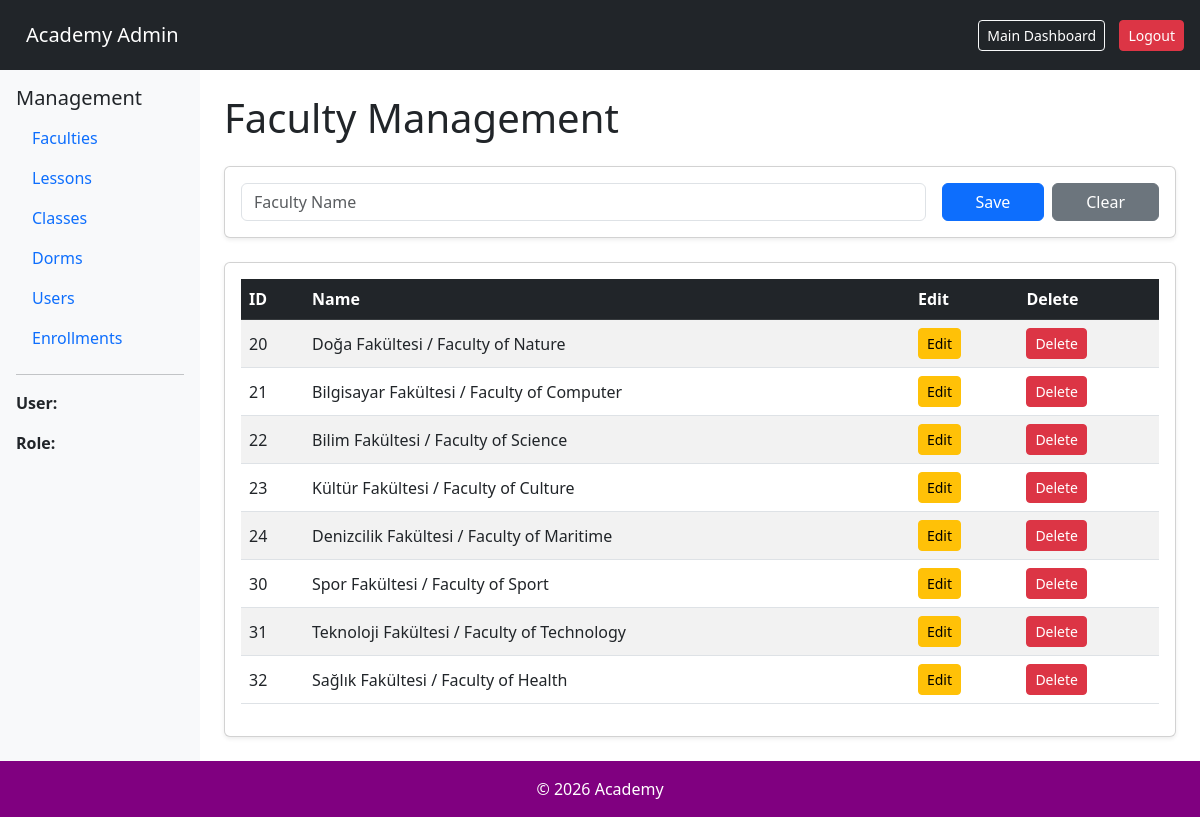
The app's page /management/faculties/ with its own data.
### apps/academics/models.py (models this page shows, shortened)
class Faculty(models.Model):
    name = models.CharField(max_length=100)
    class Meta:
        verbose_name_plural = "Faculties"

### apps/management/views.py (the view, shortened to what this page needs)
@csrf_exempt
def faculty_management(request):
    if request.method == "GET":
        faculties = Faculty.objects.all()
        return render(
            request,
            "management/faculties.html",
            {
                "faculties": faculties
            }
        )

### apps/management/templates/management/faculties.html (shortened to what this page needs)
{% extends "base_management.html" %}
{% block content %}
<h1 class="mb-4">Faculty Management</h1>
<div class="card shadow-sm mb-4">
    <div class="card-body">
        <form id="facultyForm" class="row g-3">
            <div class="col-md-9">
                <input
                    type="text"
                    id="faculty_name"
                    class="form-control"
                    placeholder="Faculty Name"
                >
            </div>
            <div class="col-md-3 d-flex gap-2">
                <button
                    type="submit"
                    id="saveBtn"
                    class="btn btn-primary flex-fill"
                >
                    Save
                </button>
                <button
                    type="button"
                    onclick="resetForm()"
                    class="btn btn-secondary flex-fill"
                >
                    Clear
                </button>
            </div>
        </form>
    </div>
</div>
<div class="card shadow-sm">
    <div class="card-body">
        <div class="table-responsive">
            <table
                class="table table-striped table-hover align-middle"
                id="facultyTable"
            >
                <thead class="table-dark">
                    <tr>
                        <th>ID</th>
                        <th>Name</th>
                        <th>Edit</th>
                        <th>Delete</th>
                    </tr>
                </thead>
                <tbody>
                {% for faculty in faculties %}
                <tr id="row-{{ faculty.id }}">
                    <td>{{ faculty.id }}</td>
                    <td id="name-{{ faculty.id }}">
                        {{ faculty.name }}
                    </td>
                    <td>
                        <button
                            type="button"
                            class="btn btn-warning btn-sm"
                            onclick="
                                editFaculty(
                                    '{{ faculty.id }}',
                                    '{{ faculty.name }}'
                                )
                            "
                        >
                            Edit
                        </button>
                    </td>
                    <td>
                        <button
                            type="button"
                            class="btn btn-danger btn-sm"
                            onclick="
                                deleteFaculty(
                                    '{{ faculty.id }}'
                                )
                            "
                        >
                            Delete
                        </button>
                    </td>
                </tr>
                {% endfor %}
                </tbody>
            </table>
        </div>
    </div>
</div>
{% endblock %}

### records on screen
Faculty: id "20", name "Doğa Fakültesi / Faculty of Nature"
Faculty: id "21", name "Bilgisayar Fakültesi / Faculty of Computer"
Faculty: id "22", name "Bilim Fakültesi / Faculty of Science"
Faculty: id "23", name "Kültür Fakültesi / Faculty of Culture"
Faculty: id "24", name "Denizcilik Fakültesi / Faculty of Maritime"
Faculty: id "30", name "Spor Fakültesi / Faculty of Sport"
Faculty: id "31", name "Teknoloji Fakültesi / Faculty of Technology"
Faculty: id "32", name "Sağlık Fakültesi / Faculty of Health"
